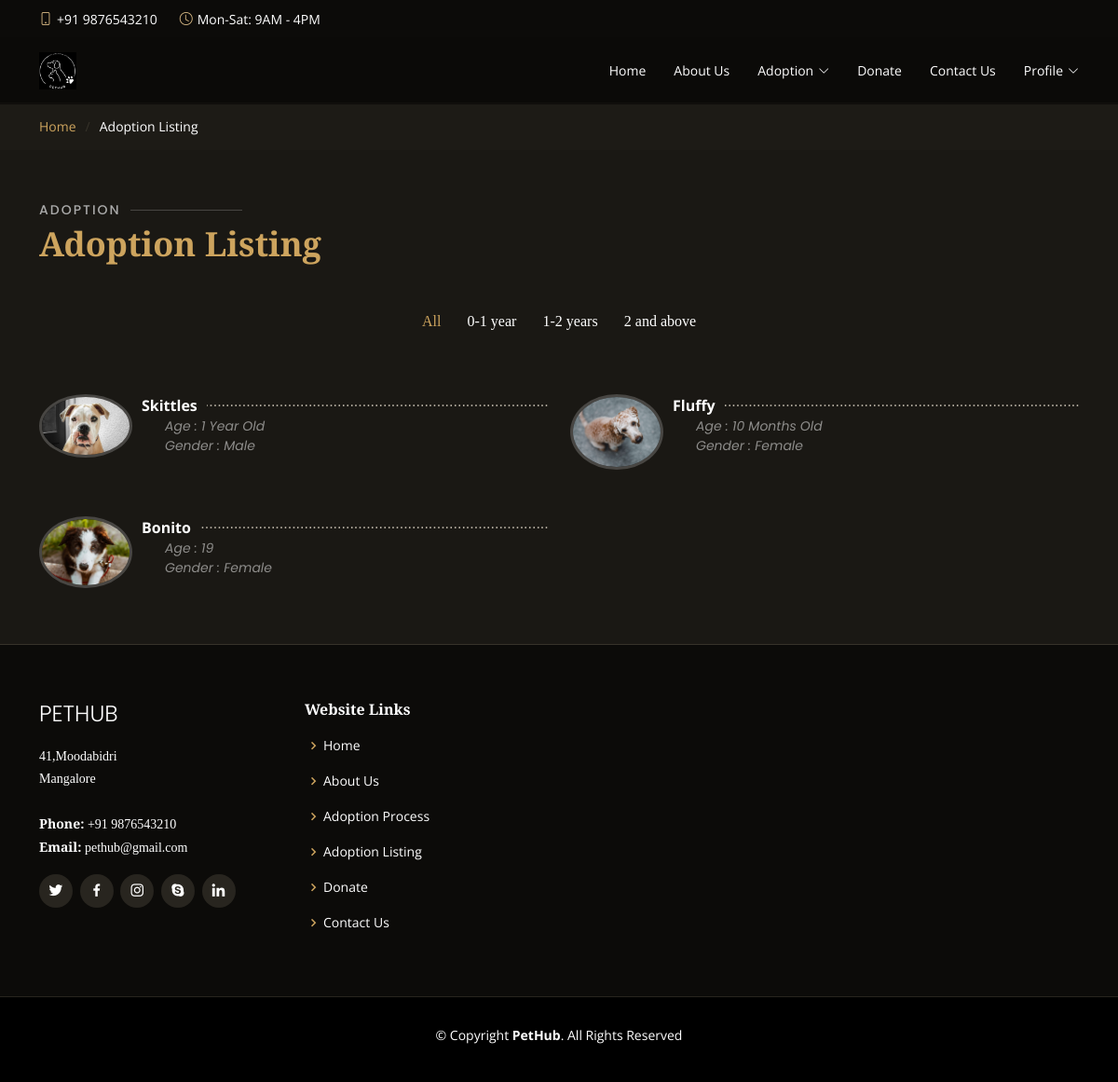
The app's page /adoptionListing.php with its own data.
### tables this page shows
CREATE TABLE `animal` (
  `id` int(11) NOT NULL,
  `animalName` varchar(100) NOT NULL,
  `animalType` varchar(100) NOT NULL,
  `gender` varchar(10) NOT NULL,
  `age` varchar(100) NOT NULL,
  `colour` varchar(100) NOT NULL,
  `vaccinated` varchar(10) NOT NULL,
  `dewormed` varchar(10) NOT NULL,
  `neutered` varchar(10) NOT NULL,
  `animalCondition` varchar(100) NOT NULL,
  `imgType` varchar(5) NOT NULL
);

### adoptionListing.php (the view, shortened to what this page needs)
<!DOCTYPE html>
<html lang="en">
<head>
  <link href="assets/vendor/animate.css/animate.min.css" rel="stylesheet">
  <link href="assets/vendor/aos/aos.css" rel="stylesheet">
  <link href="assets/vendor/bootstrap/css/bootstrap.min.css" rel="stylesheet">
  <link href="assets/vendor/bootstrap-icons/bootstrap-icons.css" rel="stylesheet">
  <link href="assets/vendor/boxicons/css/boxicons.min.css" rel="stylesheet">
  <link href="assets/vendor/glightbox/css/glightbox.min.css" rel="stylesheet">
  <link href="assets/vendor/swiper/swiper-bundle.min.css" rel="stylesheet">
  <link href="assets/css/style.css" rel="stylesheet">
</head>
<body>
  <div id="topbar" class="d-flex align-items-center fixed-top">
    <div class="container d-flex justify-content-center justify-content-md-between">
      <div class="contact-info d-flex align-items-center">
        <i class="bi bi-phone d-flex align-items-center"><span>+91 9876543210</span></i>
        <i class="bi bi-clock d-flex align-items-center ms-4"><span> Mon-Sat: 9AM - 4PM</span></i>
      </div>
    </div>
  </div>
  <header id="header" class="fixed-top d-flex align-items-center">
    <div class="container-fluid container-xl d-flex align-items-center justify-content-lg-between">
      <a href="main.php" class="logo me-auto me-lg-0"><img src="assets/img/logo.png" alt="" class="img-fluid"></a>
      <nav id="navbar" class="navbar order-last order-lg-0">
        <ul>
          <li><a class="nav-link scrollto" href="main.php">Home</a></li>
          <li><a class="nav-link scrollto" href="aboutUs.php">About Us</a></li>
          <li class="dropdown"><a href="#"><span>Adoption</span> <i class="bi bi-chevron-down"></i></a>
          </li>
          <li><a class="nav-link scrollto" href="donate.php">Donate</a></li>
          <li><a class="nav-link scrollto" href="contactUs.php">Contact Us</a></li>
              <li class='dropdown'><a href='#'><span>Profile</span> <i class='bi bi-chevron-down'></i></a>
          </li>
        </ul>
      </nav>
    </div>
  </header>
  <main id="main">
    <section class="breadcrumbs">
      <div class="container">
        <div class="d-flex justify-content-between align-items-center">
          <ol>
            <li><a href="main.php">Home</a></li>
            <li>Adoption Listing</li>
          </ol>
        </div>
      </div>
    </section>
  </main>
<section id="menu" class="menu section-bg">
  <div class="container" data-aos="fade-up">
    <div class="section-title">
      <h2>Adoption</h2>
      <p>Adoption Listing</p>
    </div>
    <div class="row" data-aos="fade-up" data-aos-delay="100">
      <div class="col-lg-12 d-flex justify-content-center">
        <ul id="menu-flters">
          <li data-filter="*" class="filter-active">All</li>
          <li data-filter=".filter-Dog">0-1 year</li>
          <li data-filter=".filter-Cat">1-2 years</li>
          <li data-filter=".filter-Other">2 and above</li>
        </ul>
      </div>
    </div>
    <div class="row menu-container" data-aos="fade-up" data-aos-delay="200">
    <?php
          $conn = mysqli_connect("localhost", "root", "", "hpusers");
          $sql = "SELECT animalName, age, gender, colour, imgType, id, animalType FROM animal";
          $result = $conn->query($sql);
          if ($result->num_rows > 0) {
          while($row = $result->fetch_assoc()) {
            echo "<div class='col-lg-6 menu-item filter-" . $row["animalType"] . "'>";
            echo "<img src='assets/img/animals/" . $row["animalName"] . "." . $row["imgType"] . "' class='menu-img'>";
            echo "<div class='menu-content'>";
            echo "<a href='animalProfile.php?id=" . $row["id"] . "'>". $row["animalName"] . "</a>";
            echo "</div>";
            echo "<div class='menu-ingredients'> Age : " . $row["age"];
            echo "</div>";
            echo "<div class='menu-ingredients'> Gender : " . $row["gender"];
            echo "</div>";
            echo "</div>";
          }
          }
          else {
            echo "0 results";
          }
        ?>
    </div>
  </div>
</section>
<footer id="footer">
    <div class="footer-top">
      <div class="container">
        <div class="row">
          <div class="col-lg-3 col-md-6">
            <div class="footer-info">
              <h3>PetHub</h3>
              <p>
                41,Moodabidri<br>
                Mangalore<br><br>
                <strong>Phone:</strong> +91 9876543210<br>
                <strong>Email:</strong> pethub@gmail.com<br>
              </p>
              <div class="social-links mt-3">
                <a href="#" class="twitter"><i class="bx bxl-twitter"></i></a>
                <a href="#" class="facebook"><i class="bx bxl-facebook"></i></a>
                <a href="#" class="instagram"><i class="bx bxl-instagram"></i></a>
                <a href="#" class="google-plus"><i class="bx bxl-skype"></i></a>
                <a href="#" class="linkedin"><i class="bx bxl-linkedin"></i></a>
              </div>
            </div>
          </div>
          <div class="col-lg-2 col-md-6 footer-links">
            <h4>Website Links</h4>
            <ul>
            <li><i class="bx bx-chevron-right"></i> <a href="main.php">Home</a></li>
              <li><i class="bx bx-chevron-right"></i> <a href="#">About Us</a></li>
              <li><i class="bx bx-chevron-right"></i> <a href="adoptionProcess.php">Adoption Process</a></li>
              <li><i class="bx bx-chevron-right"></i> <a href="adoptionListing.php">Adoption Listing</a></li>
              <li><i class="bx bx-chevron-right"></i> <a href="donate.php">Donate</a></li>
              <li><i class="bx bx-chevron-right"></i> <a href="contactUs.php">Contact Us</a></li>
            </ul>
          </div>
        </div>
      </div>
    </div>
    <div class="container">
      <div class="copyright">
        &copy; Copyright <strong><span>PetHub</span></strong>. All Rights Reserved
      </div>
      <div class="credits">
      </div>
    </div>
  </footer>
</body>
</html>

### records on screen
animal: animalName (picture), animalName "Skittles", age "1 Year Old", gender "Male"
animal: animalName (picture), animalName "Fluffy", age "10 Months Old", gender "Female"
animal: animalName (picture), animalName "Bonito", age "19", gender "Female"
